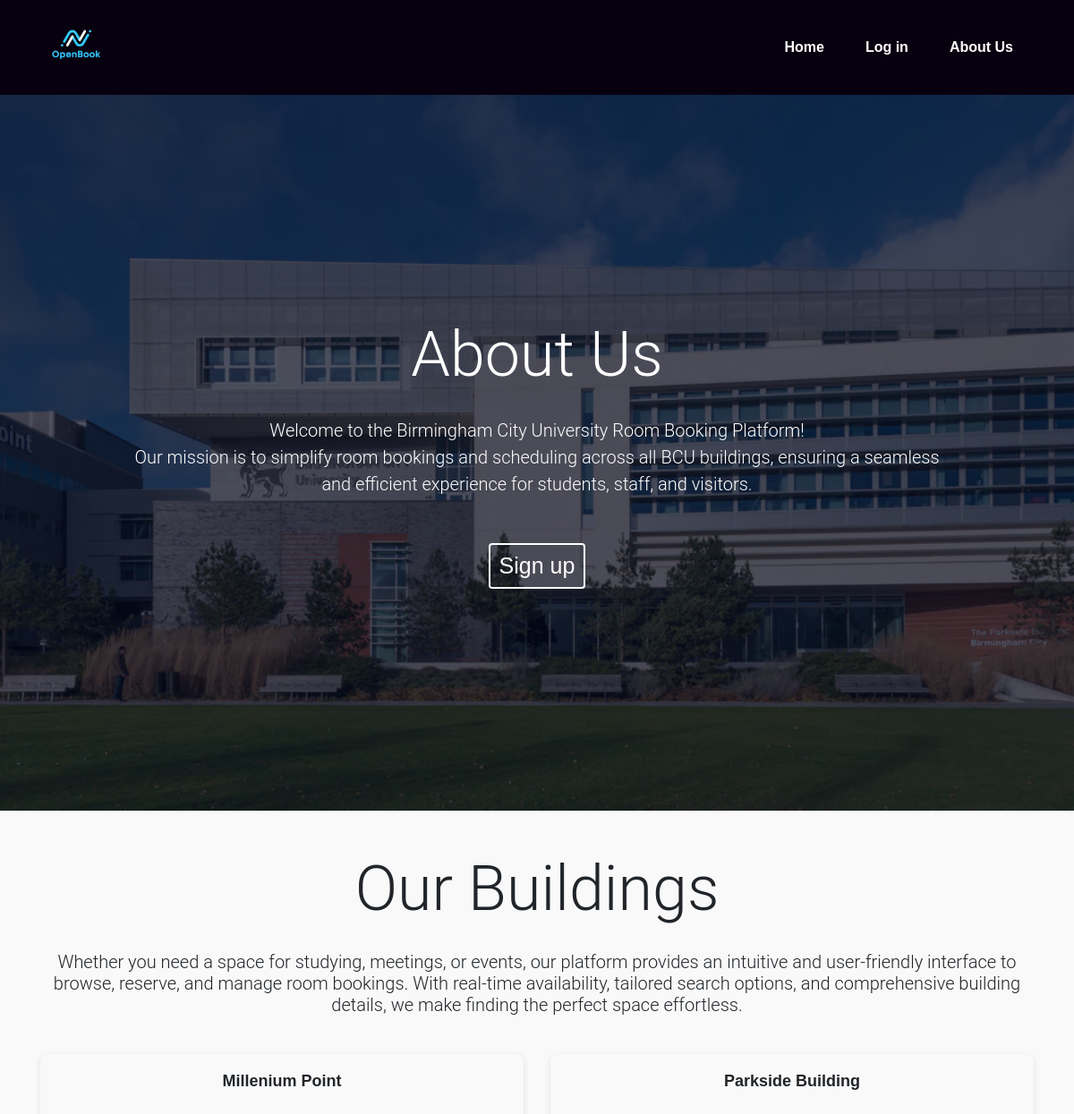
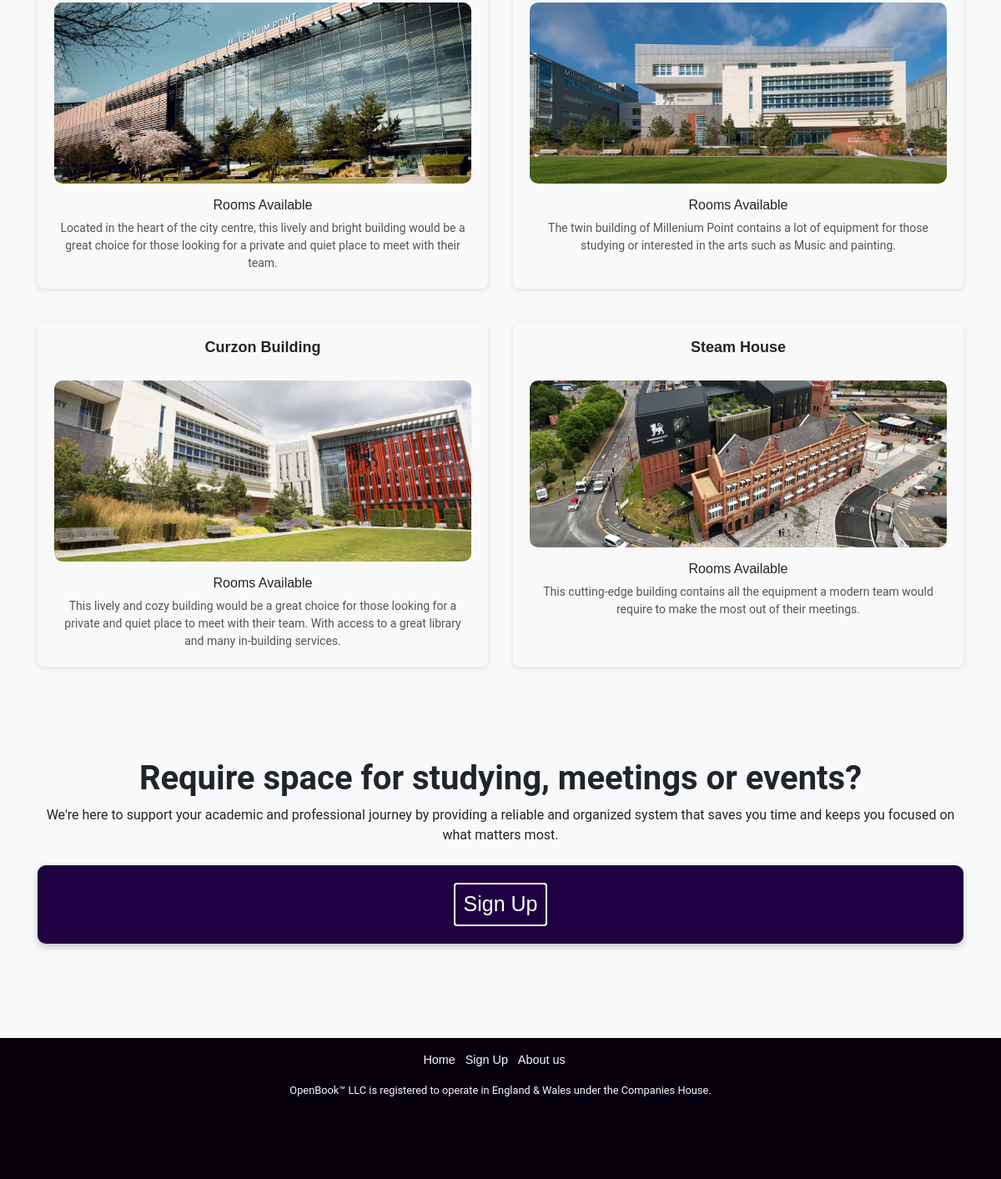
Page /AboutUs.php on the committed database (2 pictures, top to bottom).
### tables this page shows
CREATE TABLE `buildings` (
  `buildingID` int(11) NOT NULL,
  `buildingName` varchar(255) NOT NULL,
  `buildingDesc` text DEFAULT NULL,
  `buildingImg` text DEFAULT NULL,
  `levels` int(11) NOT NULL,
  `helpline` varchar(255) DEFAULT NULL,
  `streetName` varchar(255) NOT NULL,
  `city` varchar(255) NOT NULL,
  `postCode` varchar(255) NOT NULL
);

### resources/database.php (called while the page is built, shortened)
<?php
include 'app_config.php';
function getBuildings() {
    global $conn;
    $sql = "SELECT buildingImg, buildingName, buildingDesc FROM buildings";
    $result = $conn->query($sql);
    $buildings = [];
    if ($result->num_rows > 0) {
        while($row = $result->fetch_assoc()) {
            $buildings[] = $row;
        }
    }
    return $buildings;
}
?>

### AboutUs.php (the view, shortened to what this page needs)
<?php
include "resources/html_construct.php";
include "resources/database.php";
$buildings = getBuildings();
?>
<!DOCTYPE html>
<html lang="en">
<head>
</head>
<header>
</header>
<section class="au-hero text-white text-center">
    <div class="container d-flex flex-column justify-content-center align-items-center h-100">
        <h1 class="display-4">About Us</h1>
        <p class="lead">Welcome to the Birmingham City University Room Booking Platform! <br> Our mission is to simplify room bookings and scheduling across all BCU buildings, ensuring a seamless <br> and efficient experience for students, staff, and visitors.</p>
        <a href="SignUp.php" class="btn btn-outline-custom btn-lg au-slow-hover">Sign up</a>
    </div>
</section>
<body>
<div class="container">
    <div class="row" class="au-column">
        <div class="container text-center">
            <h1 class="display-4">Our Buildings</h1>
        </div>
        <h1 class="lead text-center"> Whether you need a space for studying, meetings, or events, our platform provides an intuitive and user-friendly
        interface to browse, reserve, and manage room bookings. With real-time availability, tailored search options,
        and comprehensive building details, we make finding the perfect space effortless.</h1>
        <?php foreach ($buildings as $building): ?>
            <div class="col-md-6">
                <div class="expandCard building-card h-100">
                    <div class="card-body text-center">
                        <h5 class="card-title"><?php echo $building['buildingName']; ?></h5>
                        <img src="<?php echo $building['buildingImg']; ?>" class="img-fluid my-3" alt="<?php echo $building['buildingName']; ?>">
                        <h6>Rooms Available</h6>
                        <p class="card-text"><?php echo $building['buildingDesc']; ?></p>
                    </div>
                </div>
            </div>
        <?php endforeach; ?>
    </div>
</div>
<section class="bg-light">
    <div class="container text-center">
        <h1>Require space for studying, meetings or events?</h1>
        <p>We're here to support your academic and professional journey by providing a reliable and organized system that saves you time and keeps you focused on what matters most. </p>
        <div class="card bg-light-custom text-black mt-4">
            <div class="card-body">
                <a href="SignUp.php" class="btn btn-outline-custom btn-lg au-slow-hover">Sign Up</a>
            </div>
        </div>
    </div>
</section>
</body>
</html>

### public_html/style/main.css (style rules this page uses)
* { margin: 0; padding: 0; box-sizing: border-box; }
h1, h2, h3 { font-family: 'Roboto', sans-serif; font-weight: 700; }
p { font-family: 'Roboto', sans-serif; font-weight: 400; }
body { font-family: Arial, sans-serif; background-color: #f9f9f9; margin: 0; padding: 0; display: flex; flex-direction: column; min-height: 100vh; overflow-x: hidden; }
.container { z-index: 5; }
.expandCard { border: 1px solid #ccc; border-radius: 8px; box-shadow: 0px 2px 6px rgba(0, 0, 0, 0.1); cursor: pointer; transition: transform 0.2s; }
.card { border-radius: 10px; box-shadow: 0px 4px 8px rgba(0, 0, 0, 0.2); }
.card-body h5 { font-size: 18px; font-weight: bold; }
.card-body p { font-size: 14px; color: #555; }
.btn { border-color: #f4f4f400; color: white; font-size: 14px; padding: 5px 10px; border-radius: 4px; }
.display-4 { font-size: 70px; }
.lead { font-size: 20px; }
.au-hero { height: 100vh; width: 100%; background-image: linear-gradient(rgba(4, 9, 30, 0.7), rgba(4, 9, 30, 0.7)), url(../images/parkside-gallery.jpeg); background-position: center; background-size: cover; position: relative; }
.col-md-6 { padding-bottom: 40px; }
.au-slow-hover { transition: all 0.8s ease; }
.building-card { border: none; }
.building-card img { border-radius: 10px; }
.btn-outline-custom { background-color: transparent; border: 2px solid #fff; color: #fff; font-size: 25px; }
.bg-light-custom { background-color: #1f0042 !important; }
.btn-outline-custom { background-color: transparent; border: 2px solid #fff; color: #fff; }
.bg-light { padding-bottom: 65px; padding-top: 70px; }
.lead { padding-bottom: 35px; }
.row { padding-top: 45px; }
.display-4 { padding-bottom: 20px; }

### rows in the picture
buildings: buildingName "Millenium Point", buildingImg (picture), buildingDesc "Located in the heart of the city centre, this lively and bright building would be a great choice for those looking for a private and quiet place to meet with their team."
buildings: buildingName "Parkside Building", buildingImg (picture), buildingDesc "The twin building of Millenium Point contains a lot of equipment for those studying or interested in the arts such as Music and painting."
buildings: buildingName "Curzon Building", buildingImg (picture), buildingDesc "This lively and cozy building would be a great choice for those looking for a private and quiet place to meet with their team. With access to a great library and many in-building services."
buildings: buildingName "Steam House", buildingImg (picture), buildingDesc "This cutting-edge building contains all the equipment a modern team would require to make the most out of their meetings."
